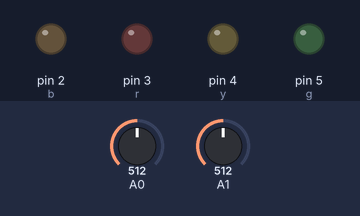
The sketch below on a simulated Arduino Uno, built with avr-gcc and run on an emulated ATmega328P. Parts: output pins drawn as LEDs (lit = HIGH). The test bench sets the inputs (shaded band); at power-on: A0 = 512, A1 = 512.

Above: at 1.2 s.
1.3 s: A0 set to 593
2.8 s: A0 set to 619
At 4.0 s:
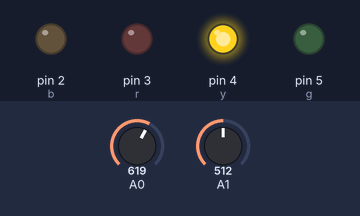
4.3 s: A0 set to 390
At 5.3 s:
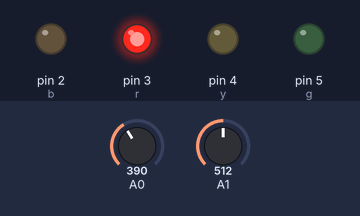
5.8 s: A0 set to 409
At 6.5 s:
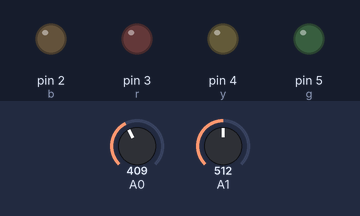
7.3 s: A1 set to 588
8.8 s: A1 set to 614
At 10.0 s:
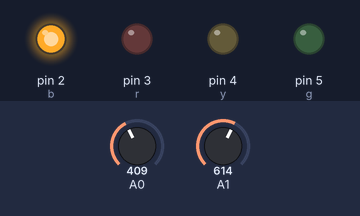
Timing chart, 0 to 11.3 s (numbered marks = the images above; inputs shaded):
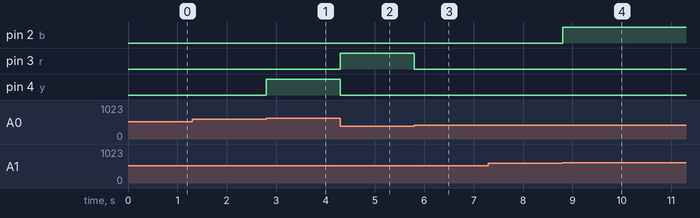

The sketch:

Jostick_Led.ino
```cpp
int b = 2;
int r = 3;
int y = 4;
int g = 5;

void setup() {
  pinMode(b, OUTPUT);
  pinMode(r, OUTPUT);
  pinMode(y, OUTPUT);
  pinMode(g, OUTPUT);
}

void loop() {
  int dir_x = analogRead(A0);
  int dir_y = analogRead(A1);

  if(dir_x < 400){
    digitalWrite(r, 1);
    digitalWrite(y, 0);
    digitalWrite(b, 0);
    digitalWrite(g, 0);
  }
  else if (dir_x > 600){
    digitalWrite(y, 1);
    digitalWrite(r, 0);
    digitalWrite(b, 0);
    digitalWrite(g, 0);
  }
  else if (dir_y < 400){
    digitalWrite(g, 1);
    digitalWrite(r, 0);
    digitalWrite(y, 0);
    digitalWrite(b, 0);
  }
  else if (dir_y > 600){
    digitalWrite(b, 1);
    digitalWrite(r, 0);
    digitalWrite(y, 0);
    digitalWrite(g, 0);
  }
  else{
    digitalWrite(r, 0);
    digitalWrite(y, 0);
    digitalWrite(b, 0);
    digitalWrite(g, 0);
  }
}
```

Measured:
- the behaviour switches between 600 and 601 on A0 (found by bisection; images 0 and 1)
- the behaviour switches between 399 and 400 on A0 (found by bisection; images 2 and 3)
- the behaviour switches between 600 and 601 on A1 (found by bisection; images 3 and 4)
- after the input at 1.3 s, every drawn part: stays the same
- after the input at 2.8 s, pin 4 (y): LOW → HIGH at once
- after the input at 4.3 s, pin 3 (r): LOW → HIGH at once; pin 4 (y): HIGH → LOW at once
- after the input at 5.8 s, pin 3 (r): HIGH → LOW at once
- after the input at 7.3 s, every drawn part: stays the same
- after the input at 8.8 s, pin 2 (b): LOW → HIGH at once
